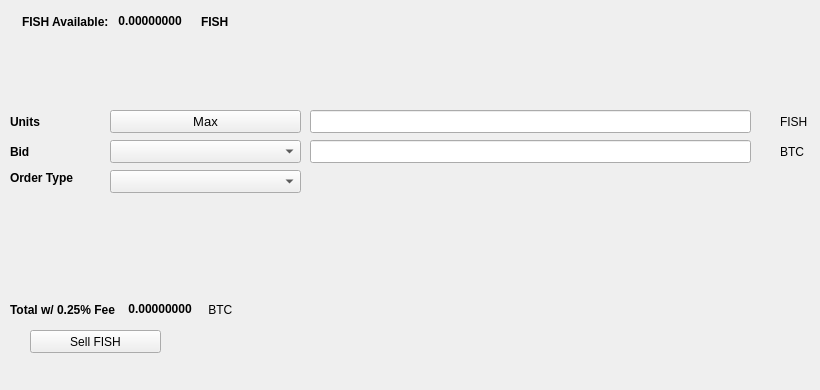
   <widget class="QWidget" name="SellTab">
    <attribute name="title">
     <string>Sell</string>
    </attribute>
    <widget class="QLabel" name="label_16">
     <property name="geometry">
      <rect>
       <x>780</x>
       <y>140</y>
       <width>31</width>
       <height>23</height>
      </rect>
     </property>
     <property name="text">
      <string>BTC</string>
     </property>
    </widget>
    <widget class="QComboBox" name="SellBidcomboBox">
     <property name="geometry">
      <rect>
       <x>110</x>
       <y>140</y>
       <width>191</width>
       <height>23</height>
      </rect>
     </property>
     <property name="font">
      <font>
       <pointsize>10</pointsize>
      </font>
     </property>
    </widget>
    <widget class="QLabel" name="label_18">
     <property name="geometry">
      <rect>
       <x>10</x>
       <y>110</y>
       <width>46</width>
       <height>23</height>
      </rect>
     </property>
     <property name="font">
      <font>
       <weight>75</weight>
       <bold>true</bold>
      </font>
     </property>
     <property name="text">
      <string>Units</string>
     </property>
    </widget>
    <widget class="QPushButton" name="Sell_Max_Amount">
     <property name="geometry">
      <rect>
       <x>110</x>
       <y>110</y>
       <width>191</width>
       <height>23</height>
      </rect>
     </property>
     <property name="font">
      <font>
       <pointsize>10</pointsize>
      </font>
     </property>
     <property name="text">
      <string>Max</string>
     </property>
    </widget>
    <widget class="QLabel" name="label_20">
     <property name="geometry">
      <rect>
       <x>10</x>
       <y>170</y>
       <width>91</width>
       <height>16</height>
      </rect>
     </property>
     <property name="font">
      <font>
       <weight>75</weight>
       <bold>true</bold>
      </font>
     </property>
     <property name="text">
      <string>Order Type</string>
     </property>
    </widget>
    <widget class="QComboBox" name="SellOrdertypeCombo">
     <property name="geometry">
      <rect>
       <x>110</x>
       <y>170</y>
       <width>191</width>
       <height>23</height>
      </rect>
     </property>
     <property name="font">
      <font>
       <pointsize>10</pointsize>
      </font>
     </property>
    </widget>
    <widget class="QLabel" name="label_21">
     <property name="geometry">
      <rect>
       <x>10</x>
       <y>140</y>
       <width>46</width>
       <height>23</height>
      </rect>
     </property>
     <property name="font">
      <font>
       <weight>75</weight>
       <bold>true</bold>
      </font>
     </property>
     <property name="text">
      <string>Bid</string>
     </property>
    </widget>
    <widget class="QLabel" name="label_22">
     <property name="geometry">
      <rect>
       <x>780</x>
       <y>110</y>
       <width>31</width>
       <height>23</height>
      </rect>
     </property>
     <property name="text">
      <string>FISH</string>
     </property>
    </widget>
    <widget class="QLineEdit" name="UnitsInputFISH">
     <property name="geometry">
      <rect>
       <x>310</x>
       <y>110</y>
       <width>441</width>
       <height>23</height>
      </rect>
     </property>
     <property name="font">
      <font>
       <pointsize>9</pointsize>
       <weight>75</weight>
       <bold>true</bold>
      </font>
     </property>
    </widget>
    <widget class="QLineEdit" name="SellBidPriceEdit">
     <property name="geometry">
      <rect>
       <x>310</x>
       <y>140</y>
       <width>441</width>
       <height>23</height>
      </rect>
     </property>
     <property name="font">
      <font>
       <pointsize>9</pointsize>
       <weight>75</weight>
       <bold>true</bold>
      </font>
     </property>
    </widget>
    <widget class="QPushButton" name="SellFISHBTN">
     <property name="geometry">
      <rect>
       <x>30</x>
       <y>330</y>
       <width>131</width>
       <height>23</height>
      </rect>
     </property>
     <property name="text">
      <string>Sell FISH</string>
     </property>
     <property name="icon">
      <iconset resource="../fishery">
       <normaloff>:/icons/bitcoin</normaloff>:/icons/bitcoin</iconset>
     </property>
    </widget>
    <widget class="QWidget" name="layoutWidget3">
     <property name="geometry">
      <rect>
       <x>22</x>
       <y>12</y>
       <width>258</width>
       <height>19</height>
      </rect>
     </property>
     <layout class="QHBoxLayout" name="horizontalLayout">
      <item>
       <widget class="QLabel" name="label232_2">
        <property name="font">
         <font>
          <weight>75</weight>
          <bold>true</bold>
         </font>
        </property>
        <property name="text">
         <string>FISH Available:</string>
        </property>
       </widget>
      </item>
      <item>
       <widget class="QLabel" name="FISHAvailableLabel">
        <property name="palette">
         <palette>
          <active>
           <colorrole role="WindowText">
            <brush brushstyle="SolidPattern">
             <color alpha="255">
              <red>0</red>
              <green>0</green>
              <blue>0</blue>
             </color>
            </brush>
           </colorrole>
           <colorrole role="Button">
            <brush brushstyle="SolidPattern">
             <color alpha="255">
              <red>0</red>
              <green>170</green>
              <blue>0</blue>
             </color>
            </brush>
           </colorrole>
           <colorrole role="Light">
            <brush brushstyle="SolidPattern">
             <color alpha="255">
              <red>0</red>
              <green>255</green>
              <blue>0</blue>
             </color>
            </brush>
           </colorrole>
           <colorrole role="Midlight">
            <brush brushstyle="SolidPattern">
             <color alpha="255">
              <red>0</red>
              <green>212</green>
              <blue>0</blue>
             </color>
            </brush>
           </colorrole>
           <colorrole role="Dark">
            <brush brushstyle="SolidPattern">
             <color alpha="255">
              <red>0</red>
              <green>85</green>
              <blue>0</blue>
             </color>
            </brush>
           </colorrole>
           <colorrole role="Mid">
            <brush brushstyle="SolidPattern">
             <color alpha="255">
              <red>0</red>
              <green>113</green>
              <blue>0</blue>
             </color>
            </brush>
           </colorrole>
           <colorrole role="Text">
            <brush brushstyle="SolidPattern">
             <color alpha="255">
              <red>0</red>
              <green>170</green>
              <blue>0</blue>
             </color>
            </brush>
           </colorrole>
           <colorrole role="BrightText">
            <brush brushstyle="SolidPattern">
             <color alpha="255">
              <red>255</red>
              <green>255</green>
              <blue>255</blue>
             </color>
            </brush>
           </colorrole>
           <colorrole role="ButtonText">
            <brush brushstyle="SolidPattern">
             <color alpha="255">
              <red>0</red>
              <green>0</green>
              <blue>0</blue>
             </color>
            </brush>
           </colorrole>
           <colorrole role="Base">
            <brush brushstyle="SolidPattern">
             <color alpha="255">
              <red>255</red>
              <green>255</green>
              <blue>255</blue>
             </color>
            </brush>
           </colorrole>
           <colorrole role="Window">
            <brush brushstyle="SolidPattern">
             <color alpha="255">
              <red>0</red>
              <green>170</green>
              <blue>0</blue>
             </color>
            </brush>
           </colorrole>
           <colorrole role="Shadow">
            <brush brushstyle="SolidPattern">
             <color alpha="255">
              <red>0</red>
              <green>0</green>
              <blue>0</blue>
             </color>
            </brush>
           </colorrole>
           <colorrole role="AlternateBase">
            <brush brushstyle="SolidPattern">
             <color alpha="255">
              <red>127</red>
              <green>212</green>
              <blue>127</blue>
             </color>
            </brush>
           </colorrole>
           <colorrole role="ToolTipBase">
            <brush brushstyle="SolidPattern">
             <color alpha="255">
              <red>255</red>
              <green>255</green>
              <blue>220</blue>
             </color>
            </brush>
           </colorrole>
           <colorrole role="ToolTipText">
            <brush brushstyle="SolidPattern">
             <color alpha="255">
              <red>0</red>
              <green>0</green>
              <blue>0</blue>
             </color>
            </brush>
           </colorrole>
          </active>
          <inactive>
           <colorrole role="WindowText">
            <brush brushstyle="SolidPattern">
             <color alpha="255">
              <red>0</red>
              <green>0</green>
              <blue>0</blue>
             </color>
            </brush>
           </colorrole>
           <colorrole role="Button">
            <brush brushstyle="SolidPattern">
             <color alpha="255">
              <red>0</red>
              <green>170</green>
              <blue>0</blue>
             </color>
            </brush>
           </colorrole>
           <colorrole role="Light">
            <brush brushstyle="SolidPattern">
             <color alpha="255">
              <red>0</red>
              <green>255</green>
              <blue>0</blue>
             </color>
            </brush>
           </colorrole>
           <colorrole role="Midlight">
            <brush brushstyle="SolidPattern">
             <color alpha="255">
              <red>0</red>
              <green>212</green>
              <blue>0</blue>
             </color>
            </brush>
           </colorrole>
           <colorrole role="Dark">
            <brush brushstyle="SolidPattern">
             <color alpha="255">
              <red>0</red>
              <green>85</green>
              <blue>0</blue>
             </color>
            </brush>
           </colorrole>
           <colorrole role="Mid">
            <brush brushstyle="SolidPattern">
             <color alpha="255">
              <red>0</red>
              <green>113</green>
              <blue>0</blue>
             </color>
            </brush>
           </colorrole>
           <colorrole role="Text">
            <brush brushstyle="SolidPattern">
             <color alpha="255">
              <red>0</red>
              <green>170</green>
              <blue>0</blue>
             </color>
            </brush>
           </colorrole>
           <colorrole role="BrightText">
            <brush brushstyle="SolidPattern">
             <color alpha="255">
              <red>255</red>
              <green>255</green>
              <blue>255</blue>
             </color>
            </brush>
           </colorrole>
           <colorrole role="ButtonText">
            <brush brushstyle="SolidPattern">
             <color alpha="255">
              <red>0</red>
              <green>0</green>
              <blue>0</blue>
             </color>
            </brush>
           </colorrole>
           <colorrole role="Base">
            <brush brushstyle="SolidPattern">
             <color alpha="255">
              <red>255</red>
              <green>255</green>
              <blue>255</blue>
             </color>
            </brush>
           </colorrole>
           <colorrole role="Window">
            <brush brushstyle="SolidPattern">
             <color alpha="255">
              <red>0</red>
              <green>170</green>
              <blue>0</blue>
             </color>
            </brush>
           </colorrole>
           <colorrole role="Shadow">
            <brush brushstyle="SolidPattern">
             <color alpha="255">
              <red>0</red>
              <green>0</green>
              <blue>0</blue>
             </color>
            </brush>
           </colorrole>
           <colorrole role="AlternateBase">
            <brush brushstyle="SolidPattern">
             <color alpha="255">
              <red>127</red>
              <green>212</green>
              <blue>127</blue>
             </color>
            </brush>
           </colorrole>
           <colorrole role="ToolTipBase">
            <brush brushstyle="SolidPattern">
             <color alpha="255">
              <red>255</red>
              <green>255</green>
              <blue>220</blue>
             </color>
            </brush>
           </colorrole>
           <colorrole role="ToolTipText">
            <brush brushstyle="SolidPattern">
             <color alpha="255">
              <red>0</red>
              <green>0</green>
              <blue>0</blue>
             </color>
            </brush>
           </colorrole>
          </inactive>
          <disabled>
           <colorrole role="WindowText">
            <brush brushstyle="SolidPattern">
             <color alpha="255">
              <red>0</red>
              <green>85</green>
              <blue>0</blue>
             </color>
            </brush>
           </colorrole>
           <colorrole role="Button">
            <brush brushstyle="SolidPattern">
             <color alpha="255">
              <red>0</red>
              <green>170</green>
              <blue>0</blue>
             </color>
            </brush>
           </colorrole>
           <colorrole role="Light">
            <brush brushstyle="SolidPattern">
             <color alpha="255">
              <red>0</red>
              <green>255</green>
              <blue>0</blue>
             </color>
            </brush>
           </colorrole>
           <colorrole role="Midlight">
            <brush brushstyle="SolidPattern">
             <color alpha="255">
              <red>0</red>
              <green>212</green>
              <blue>0</blue>
             </color>
            </brush>
           </colorrole>
           <colorrole role="Dark">
            <brush brushstyle="SolidPattern">
             <color alpha="255">
              <red>0</red>
              <green>85</green>
              <blue>0</blue>
             </color>
            </brush>
           </colorrole>
           <colorrole role="Mid">
            <brush brushstyle="SolidPattern">
             <color alpha="255">
              <red>0</red>
              <green>113</green>
              <blue>0</blue>
             </color>
            </brush>
           </colorrole>
           <colorrole role="Text">
            <brush brushstyle="SolidPattern">
             <color alpha="255">
              <red>0</red>
              <green>85</green>
              <blue>0</blue>
             </color>
            </brush>
           </colorrole>
           <colorrole role="BrightText">
            <brush brushstyle="SolidPattern">
             <color alpha="255">
              <red>255</red>
              <green>255</green>
              <blue>255</blue>
             </color>
            </brush>
           </colorrole>
           <colorrole role="ButtonText">
            <brush brushstyle="SolidPattern">
             <color alpha="255">
              <red>0</red>
              <green>85</green>
              <blue>0</blue>
             </color>
            </brush>
           </colorrole>
           <colorrole role="Base">
            <brush brushstyle="SolidPattern">
             <color alpha="255">
              <red>0</red>
              <green>170</green>
              <blue>0</blue>
             </color>
            </brush>
           </colorrole>
           <colorrole role="Window">
            <brush brushstyle="SolidPattern">
             <color alpha="255">
              <red>0</red>
              <green>170</green>
              <blue>0</blue>
             </color>
            </brush>
           </colorrole>
           <colorrole role="Shadow">
            <brush brushstyle="SolidPattern">
             <color alpha="255">
              <red>0</red>
              <green>0</green>
              <blue>0</blue>
             </color>
            </brush>
           </colorrole>
           <colorrole role="AlternateBase">
            <brush brushstyle="SolidPattern">
             <color alpha="255">
              <red>0</red>
              <green>170</green>
              <blue>0</blue>
             </color>
            </brush>
           </colorrole>
           <colorrole role="ToolTipBase">
            <brush brushstyle="SolidPattern">
             <color alpha="255">
              <red>255</red>
              <green>255</green>
              <blue>220</blue>
             </color>
            </brush>
           </colorrole>
           <colorrole role="ToolTipText">
            <brush brushstyle="SolidPattern">
             <color alpha="255">
              <red>0</red>
              <green>0</green>
              <blue>0</blue>
             </color>
            </brush>
           </colorrole>
          </disabled>
         </palette>
        </property>
        <property name="font">
         <font>
          <weight>75</weight>
          <bold>true</bold>
         </font>
        </property>
        <property name="text">
         <string> 0.00000000 </string>
        </property>
        <property name="textInteractionFlags">
         <set>Qt::LinksAccessibleByMouse|Qt::TextSelectableByKeyboard|Qt::TextSelectableByMouse</set>
        </property>
       </widget>
      </item>
      <item>
       <widget class="QLabel" name="labelFISH">
        <property name="font">
         <font>
          <weight>75</weight>
          <bold>true</bold>
         </font>
        </property>
        <property name="text">
         <string>FISH</string>
        </property>
       </widget>
      </item>
     </layout>
    </widget>
    <widget class="QWidget" name="layoutWidget">
     <property name="geometry">
      <rect>
       <x>10</x>
       <y>300</y>
       <width>268</width>
       <height>19</height>
      </rect>
     </property>
     <layout class="QHBoxLayout" name="horizontalLayout_2">
      <item>
       <widget class="QLabel" name="label_19">
        <property name="font">
         <font>
          <weight>75</weight>
          <bold>true</bold>
         </font>
        </property>
        <property name="text">
         <string>Total w/ 0.25% Fee </string>
        </property>
       </widget>
      </item>
      <item>
       <widget class="QLabel" name="SellCostLabel">
        <property name="palette">
         <palette>
          <active>
           <colorrole role="WindowText">
            <brush brushstyle="SolidPattern">
             <color alpha="255">
              <red>0</red>
              <green>0</green>
              <blue>0</blue>
             </color>
            </brush>
           </colorrole>
           <colorrole role="Button">
            <brush brushstyle="SolidPattern">
             <color alpha="255">
              <red>0</red>
              <green>170</green>
              <blue>0</blue>
             </color>
            </brush>
           </colorrole>
           <colorrole role="Light">
            <brush brushstyle="SolidPattern">
             <color alpha="255">
              <red>0</red>
              <green>255</green>
              <blue>0</blue>
             </color>
            </brush>
           </colorrole>
           <colorrole role="Midlight">
            <brush brushstyle="SolidPattern">
             <color alpha="255">
              <red>0</red>
              <green>212</green>
              <blue>0</blue>
             </color>
            </brush>
           </colorrole>
           <colorrole role="Dark">
            <brush brushstyle="SolidPattern">
             <color alpha="255">
              <red>0</red>
              <green>85</green>
              <blue>0</blue>
             </color>
            </brush>
           </colorrole>
           <colorrole role="Mid">
            <brush brushstyle="SolidPattern">
             <color alpha="255">
              <red>0</red>
              <green>113</green>
              <blue>0</blue>
             </color>
            </brush>
           </colorrole>
           <colorrole role="Text">
            <brush brushstyle="SolidPattern">
             <color alpha="255">
              <red>0</red>
              <green>170</green>
              <blue>0</blue>
             </color>
            </brush>
           </colorrole>
           <colorrole role="BrightText">
            <brush brushstyle="SolidPattern">
             <color alpha="255">
              <red>255</red>
              <green>255</green>
              <blue>255</blue>
             </color>
            </brush>
           </colorrole>
           <colorrole role="ButtonText">
            <brush brushstyle="SolidPattern">
             <color alpha="255">
              <red>0</red>
              <green>0</green>
              <blue>0</blue>
             </color>
            </brush>
           </colorrole>
           <colorrole role="Base">
            <brush brushstyle="SolidPattern">
             <color alpha="255">
              <red>255</red>
              <green>255</green>
              <blue>255</blue>
             </color>
            </brush>
           </colorrole>
           <colorrole role="Window">
            <brush brushstyle="SolidPattern">
             <color alpha="255">
              <red>0</red>
              <green>170</green>
              <blue>0</blue>
             </color>
            </brush>
           </colorrole>
           <colorrole role="Shadow">
            <brush brushstyle="SolidPattern">
             <color alpha="255">
              <red>0</red>
              <green>0</green>
              <blue>0</blue>
             </color>
            </brush>
           </colorrole>
           <colorrole role="AlternateBase">
            <brush brushstyle="SolidPattern">
             <color alpha="255">
              <red>127</red>
              <green>212</green>
              <blue>127</blue>
             </color>
            </brush>
           </colorrole>
           <colorrole role="ToolTipBase">
            <brush brushstyle="SolidPattern">
             <color alpha="255">
              <red>255</red>
              <green>255</green>
              <blue>220</blue>
             </color>
            </brush>
           </colorrole>
           <colorrole role="ToolTipText">
            <brush brushstyle="SolidPattern">
             <color alpha="255">
              <red>0</red>
              <green>0</green>
              <blue>0</blue>
             </color>
            </brush>
           </colorrole>
          </active>
          <inactive>
           <colorrole role="WindowText">
            <brush brushstyle="SolidPattern">
             <color alpha="255">
              <red>0</red>
              <green>0</green>
              <blue>0</blue>
             </color>
            </brush>
           </colorrole>
           <colorrole role="Button">
            <brush brushstyle="SolidPattern">
             <color alpha="255">
              <red>0</red>
              <green>170</green>
              <blue>0</blue>
             </color>
            </brush>
           </colorrole>
           <colorrole role="Light">
            <brush brushstyle="SolidPattern">
             <color alpha="255">
              <red>0</red>
              <green>255</green>
              <blue>0</blue>
             </color>
            </brush>
           </colorrole>
           <colorrole role="Midlight">
            <brush brushstyle="SolidPattern">
             <color alpha="255">
              <red>0</red>
              <green>212</green>
              <blue>0</blue>
             </color>
            </brush>
           </colorrole>
           <colorrole role="Dark">
            <brush brushstyle="SolidPattern">
             <color alpha="255">
              <red>0</red>
              <green>85</green>
              <blue>0</blue>
             </color>
            </brush>
           </colorrole>
           <colorrole role="Mid">
            <brush brushstyle="SolidPattern">
             <color alpha="255">
              <red>0</red>
              <green>113</green>
              <blue>0</blue>
             </color>
            </brush>
           </colorrole>
           <colorrole role="Text">
            <brush brushstyle="SolidPattern">
             <color alpha="255">
              <red>0</red>
              <green>170</green>
              <blue>0</blue>
             </color>
            </brush>
           </colorrole>
           <colorrole role="BrightText">
            <brush brushstyle="SolidPattern">
             <color alpha="255">
              <red>255</red>
              <green>255</green>
              <blue>255</blue>
             </color>
            </brush>
           </colorrole>
           <colorrole role="ButtonText">
            <brush brushstyle="SolidPattern">
             <color alpha="255">
              <red>0</red>
              <green>0</green>
              <blue>0</blue>
             </color>
            </brush>
           </colorrole>
           <colorrole role="Base">
            <brush brushstyle="SolidPattern">
             <color alpha="255">
              <red>255</red>
              <green>255</green>
              <blue>255</blue>
             </color>
            </brush>
           </colorrole>
           <colorrole role="Window">
            <brush brushstyle="SolidPattern">
             <color alpha="255">
              <red>0</red>
              <green>170</green>
              <blue>0</blue>
             </color>
            </brush>
           </colorrole>
           <colorrole role="Shadow">
            <brush brushstyle="SolidPattern">
             <color alpha="255">
              <red>0</red>
              <green>0</green>
              <blue>0</blue>
             </color>
            </brush>
           </colorrole>
           <colorrole role="AlternateBase">
            <brush brushstyle="SolidPattern">
             <color alpha="255">
              <red>127</red>
              <green>212</green>
              <blue>127</blue>
             </color>
            </brush>
           </colorrole>
           <colorrole role="ToolTipBase">
            <brush brushstyle="SolidPattern">
             <color alpha="255">
              <red>255</red>
              <green>255</green>
              <blue>220</blue>
             </color>
            </brush>
           </colorrole>
           <colorrole role="ToolTipText">
            <brush brushstyle="SolidPattern">
             <color alpha="255">
              <red>0</red>
              <green>0</green>
              <blue>0</blue>
             </color>
            </brush>
           </colorrole>
          </inactive>
          <disabled>
           <colorrole role="WindowText">
            <brush brushstyle="SolidPattern">
             <color alpha="255">
              <red>0</red>
              <green>85</green>
              <blue>0</blue>
             </color>
            </brush>
           </colorrole>
           <colorrole role="Button">
            <brush brushstyle="SolidPattern">
             <color alpha="255">
              <red>0</red>
              <green>170</green>
              <blue>0</blue>
             </color>
            </brush>
           </colorrole>
           <colorrole role="Light">
            <brush brushstyle="SolidPattern">
             <color alpha="255">
              <red>0</red>
              <green>255</green>
              <blue>0</blue>
             </color>
            </brush>
           </colorrole>
           <colorrole role="Midlight">
            <brush brushstyle="SolidPattern">
             <color alpha="255">
              <red>0</red>
              <green>212</green>
              <blue>0</blue>
             </color>
            </brush>
           </colorrole>
           <colorrole role="Dark">
            <brush brushstyle="SolidPattern">
             <color alpha="255">
              <red>0</red>
              <green>85</green>
              <blue>0</blue>
             </color>
            </brush>
           </colorrole>
           <colorrole role="Mid">
            <brush brushstyle="SolidPattern">
             <color alpha="255">
              <red>0</red>
              <green>113</green>
              <blue>0</blue>
             </color>
            </brush>
           </colorrole>
           <colorrole role="Text">
            <brush brushstyle="SolidPattern">
             <color alpha="255">
              <red>0</red>
              <green>85</green>
              <blue>0</blue>
             </color>
            </brush>
           </colorrole>
           <colorrole role="BrightText">
            <brush brushstyle="SolidPattern">
             <color alpha="255">
              <red>255</red>
              <green>255</green>
              <blue>255</blue>
             </color>
            </brush>
           </colorrole>
           <colorrole role="ButtonText">
            <brush brushstyle="SolidPattern">
             <color alpha="255">
              <red>0</red>
              <green>85</green>
              <blue>0</blue>
             </color>
            </brush>
           </colorrole>
           <colorrole role="Base">
            <brush brushstyle="SolidPattern">
             <color alpha="255">
              <red>0</red>
              <green>170</green>
              <blue>0</blue>
             </color>
            </brush>
           </colorrole>
           <colorrole role="Window">
            <brush brushstyle="SolidPattern">
             <color alpha="255">
              <red>0</red>
              <green>170</green>
              <blue>0</blue>
             </color>
            </brush>
           </colorrole>
           <colorrole role="Shadow">
            <brush brushstyle="SolidPattern">
             <color alpha="255">
              <red>0</red>
              <green>0</green>
              <blue>0</blue>
             </color>
            </brush>
           </colorrole>
           <colorrole role="AlternateBase">
            <brush brushstyle="SolidPattern">
             <color alpha="255">
              <red>0</red>
              <green>170</green>
              <blue>0</blue>
             </color>
            </brush>
           </colorrole>
           <colorrole role="ToolTipBase">
            <brush brushstyle="SolidPattern">
             <color alpha="255">
              <red>255</red>
              <green>255</green>
              <blue>220</blue>
             </color>
            </brush>
           </colorrole>
           <colorrole role="ToolTipText">
            <brush brushstyle="SolidPattern">
             <color alpha="255">
              <red>0</red>
              <green>0</green>
              <blue>0</blue>
             </color>
            </brush>
           </colorrole>
          </disabled>
         </palette>
        </property>
        <property name="font">
         <font>
          <weight>75</weight>
          <bold>true</bold>
         </font>
        </property>
        <property name="autoFillBackground">
         <bool>false</bool>
        </property>
        <property name="text">
         <string> 0.00000000</string>
        </property>
        <property name="textInteractionFlags">
         <set>Qt::LinksAccessibleByMouse|Qt::TextSelectableByMouse</set>
        </property>
       </widget>
      </item>
      <item>
       <widget class="QLabel" name="label_17">
        <property name="font">
         <font>
          <weight>50</weight>
          <bold>false</bold>
         </font>
        </property>
        <property name="text">
         <string> BTC</string>
        </property>
       </widget>
      </item>
     </layout>
    </widget>
    <widget class="QLabel" name="label_23">
     <property name="geometry">
      <rect>
       <x>460</x>
       <y>300</y>
       <width>281</width>
       <height>81</height>
      </rect>
     </property>
     <property name="text">
      <string/>
     </property>
     <property name="pixmap">
      <pixmap>:/images/bittrex</pixmap>
     </property>
    </widget>
   </widget>
